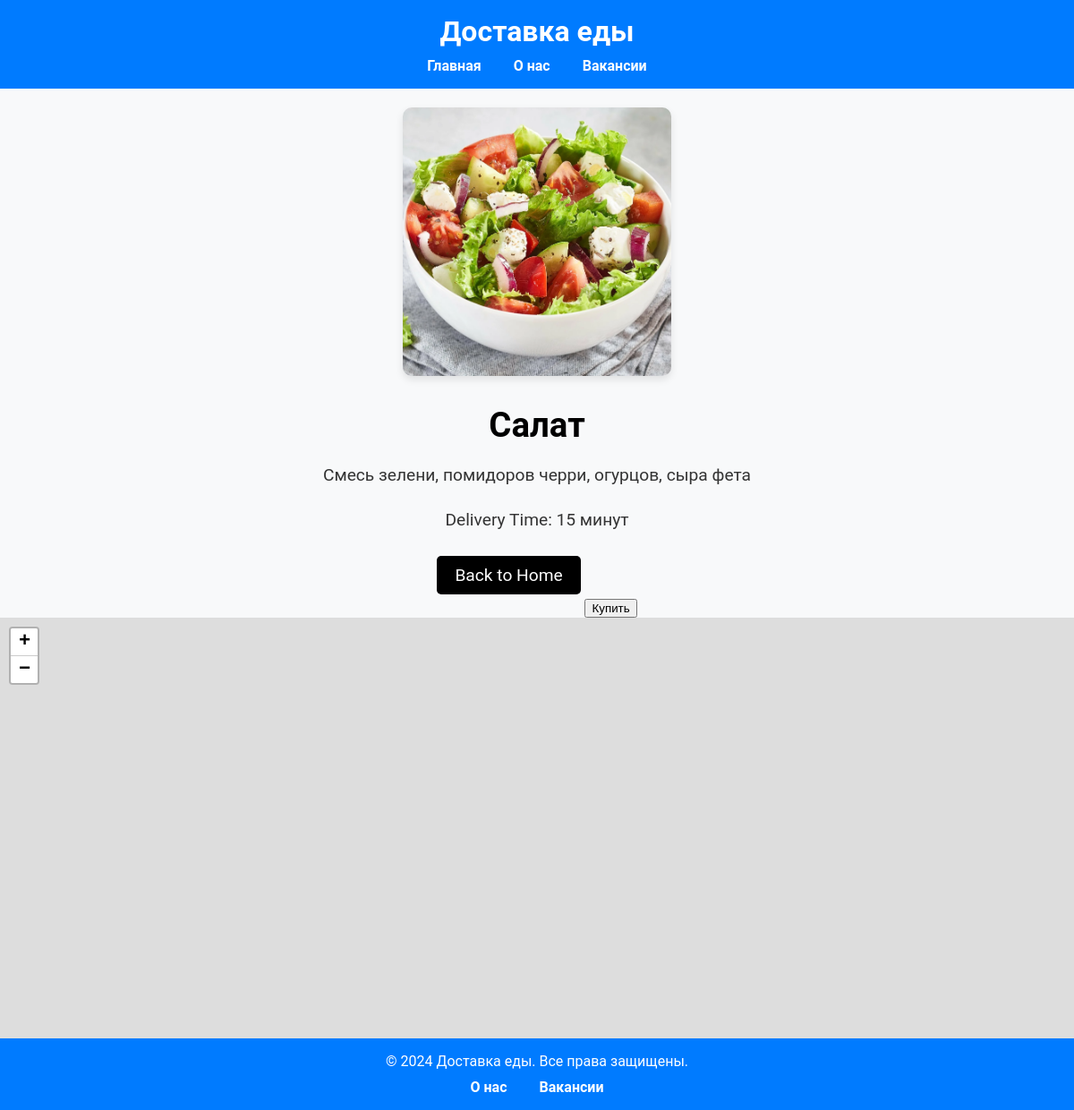
/food/4, run on the app's committed database.
### index.py (models this page shows)
class Food(db.Model):
    id = db.Column(db.Integer, primary_key=True)
    name = db.Column(db.String(100), nullable=False)
    description = db.Column(db.Text, nullable=False)
    delivery_time = db.Column(db.String(50), nullable=False)
    image_path = db.Column(db.String(200), nullable=True)
    store_id = db.Column(db.Integer, db.ForeignKey('store.id'), nullable=False)

### index.py (the view)
@app.route('/food/<int:food_id>')
def food_detail(food_id):
    food = Food.query.get_or_404(food_id)
    return render_template('food_detail.html', food=food)

### templates/food_detail.html (shortened to what this page needs)
{% extends 'base.html' %}
{% block content %}
<link rel="stylesheet" href="{{ url_for('static', filename='css/food_detail.css') }}">
<div class="food-detail-image-container">
    <img src="{{ url_for('static', filename=food.image_path) }}" alt="{{ food.name }}" class="food-detail-image">
</div>
<div class="food-detail-text">
    <h2>{{ food.name }}</h2>
    <p>{{ food.description }}</p>
    <p>Delivery Time: {{ food.delivery_time }}</p>
    <a href="{{ url_for('home') }}">Back to Home</a>
    <button id="buy-button">Купить</button>
</div>
<div id="map" style="height: 500px; width: 100%;"></div>
<link rel="stylesheet" href="https://unpkg.com/leaflet/dist/leaflet.css" />
{% endblock %}

### static/css/styles.css (style rules this page uses)
body { font-family: 'Roboto', sans-serif; margin: 0; padding: 0; box-sizing: border-box; background-color: #f8f9fa; color: #333; }

### static/css/food_detail.css (style rules this page uses)
.food-detail-image-container { display: flex; justify-content: center; align-items: center; margin-bottom: 20px; }
.food-detail-image { margin-top: 20px; width: 300px; height: 300px; object-fit: cover; border-radius: 10px; box-shadow: 0 4px 8px rgba(0, 0, 0, 0.1); transition: transform 0.3s ease; }
.food-detail-text { text-align: center; font-size: 1.2em; color: #333; }
.food-detail-text h2 { margin-bottom: 10px; font-size: 2em; color: #000; }
.food-detail-text p { margin-bottom: 4px; line-height: 1.6; }
.food-detail-text a { display: inline-block; margin-top: 20px; margin-bottom: 20px; padding: 10px 20px; background-color: #000; color: #fff; text-decoration: none; border-radius: 5px; transition: background-color 0.3s ease, transform 0.3s ease; position: relative; overflow: hidden; }
.food-detail-text a::before { content: ''; position: absolute; top: 0; left: 0; width: 100%; height: 100%; background: rgba(255, 255, 255, 0.2); border-radius: 5px; opacity: 0; transition: opacity 0.3s ease; }

### data on the page
Food: image_path (picture), name "Салат", description "Смесь зелени, помидоров черри, огурцов, сыра фета", delivery_time "15 минут"
